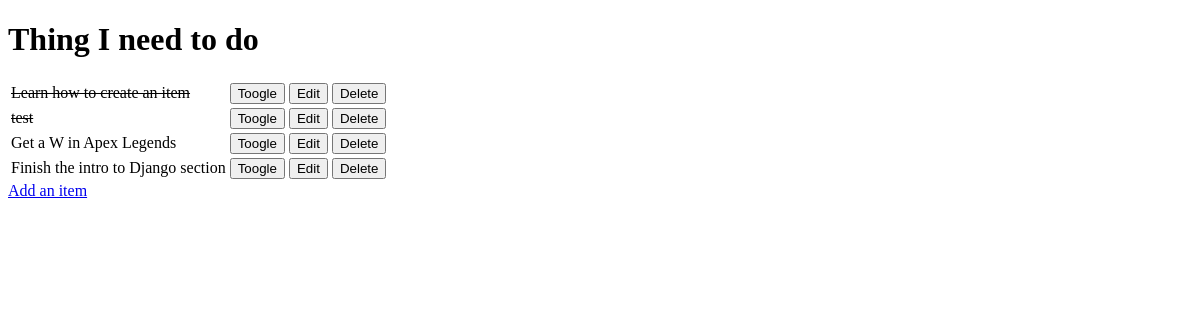
/, run on an earlier commit of the app's database.
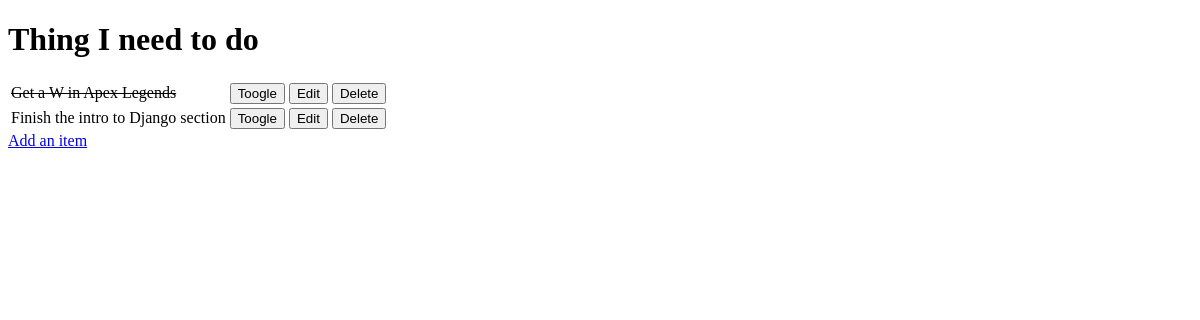
And on a later commit of the database.
### todo/models.py (models this page shows, shortened)
class Item(models.Model):
    name = models.CharField(max_length=50, null=False, blank=False)
    done = models.BooleanField(null=False, blank=False, default=False)

### todo/views.py (the view)
# urls.py: path('', views.get_todo_list, name='get_todo_list'),
def get_todo_list(request):
    items = Item.objects.all()
    context = {
        'items': items
    }
    return render(request, "todo/todo_list.html", context)

### todo/templates/todo/todo_list.html (shortened to what this page needs)
<!DOCTYPE html>
<html lang="en">
<head>
</head>
<body>
    <h1>Thing I need to do</h1>
    <table>
        {% for item in items %}
            <tr>
                {% if item.done  %}
                    <td><strike>{{ item.name }}</strike></td>
                {% else  %}
                    <td>{{ item.name }}</td>
                {% endif  %}
            <td>
                <a href="/toogle/{{ item.id }}">
                    <button>Toogle</button>
                </a>
            </td>
            <td>
                <a href="/edit/{{ item.id }}">
                    <button>Edit</button>
                </a>
            </td>
            <td>
                <a href="/delete/{{ item.id }}">
                    <button>Delete</button>
                </a>
            </td>
            </tr>
        {% empty %}
            <tr><td>You have nothing to do.</td></tr>
        {% endfor %}
    </table>
    <a href="/add">Add an item</a>
</body>
</html>

What changed in the data, as far as the page shows it:
removed Item: name "Learn how to create an item"
removed Item: name "test"
changed Item "Get a W in Apex Legends": done False → True (drawn)
